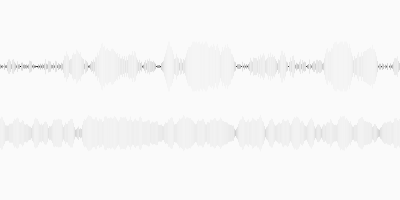
Frame 1 (no input)
Frame 60 (no input): identical to frame 1, image omitted
Frame 120 (the mouse pressed at the canvas centre since frame 60): identical to frame 1, image omitted

The p5.js sketch that drew this single still picture (run headless with seeded random() and noise() and a simulated clock; from frame 60 on, the mouse is pressed at the canvas centre):

// p5.js sketch
// ── sketch.js
let thicks, thicks1, maxAmp = 50, wobble = 20;

function setup() {
  createCanvas(400, 200);
  noStroke();
  thicks = genThicknesses(width);
  thicks1 = genThicknesses1(width);
  //print(thicknesses)
}

function draw() {
  background(250);
  thicks.forEach((t,i,arr) => {
    fill(0, 255 * 1/t);
    let h = t;
    let x = map(i, 0, arr.length, 0, width);
    rect(x,height*.333-h/2,width/arr.length, h);
  });
  thicks1.forEach((t,i,arr) => {
    fill(0, 255 * 1/t);
    let h = t;
    let x = map(i, 0, arr.length, 0, width);
    rect(x,height*.666-h/2,width/arr.length, h);
  });
}

function genThicknesses(length) {
  let value = 0, output = [];
  while (output.length < length) {
    value += -(wobble/2) + random(wobble);
    value = constrain(value, -maxAmp, maxAmp);
    output.push(abs(value));
  }
  return output;
}

function genThicknesses1(length) {
  let offset = random(99999);
  return Array.from({length}, 
    (e,i) => maxAmp * noise(offset + (i / (wobble/4))));
}
